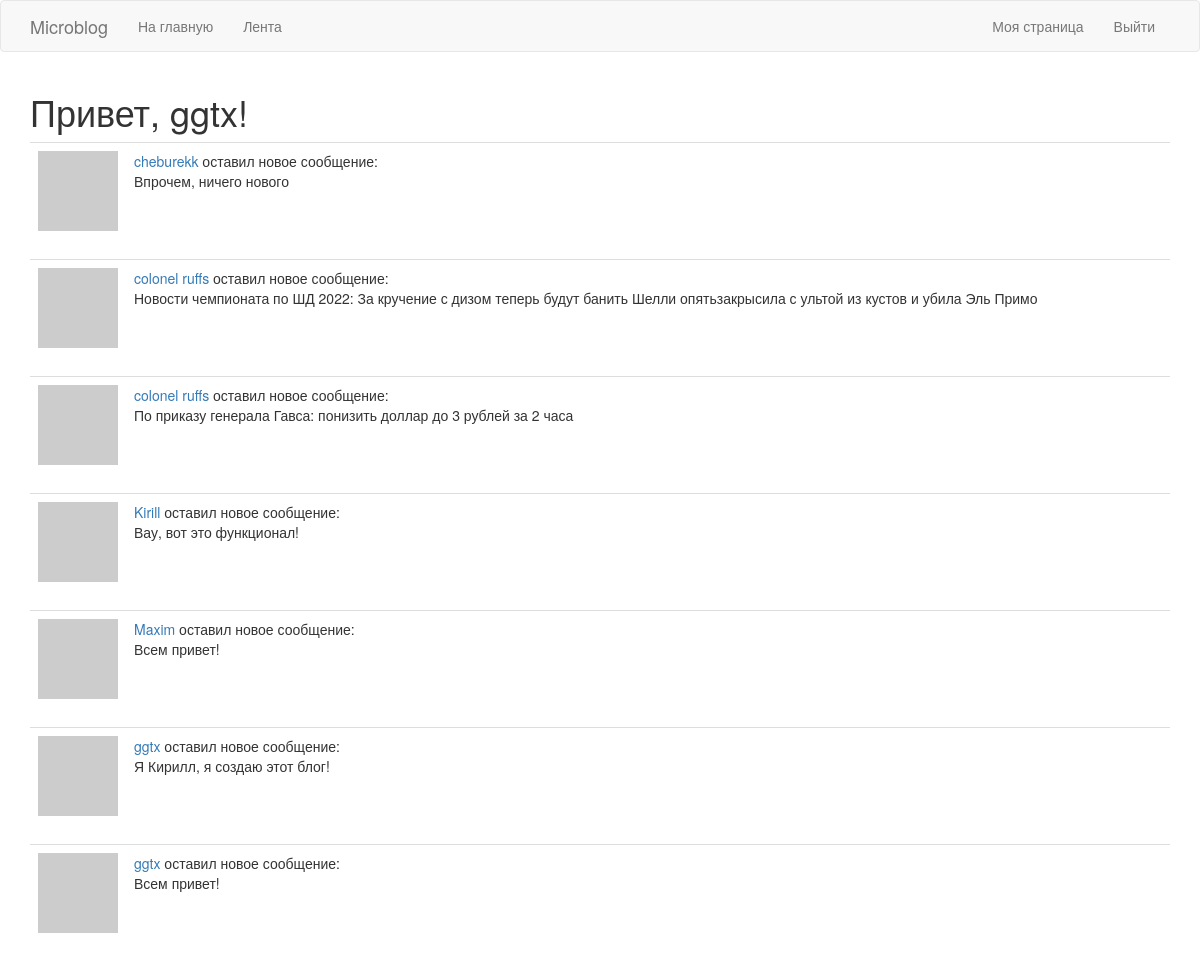
Page /explore (signed in) on the committed database.
### app/models.py (models this page shows, shortened)
class User(UserMixin, db.Model):
    id = db.Column(db.Integer, primary_key=True)
    username = db.Column(db.String(64), index=True, unique=True)
    email = db.Column(db.String(120), index=True, unique=True)
    password_hash = db.Column(db.String(128))
    posts = db.relationship('Post', backref='author', lazy='dynamic')
    about_me = db.Column(db.String(140))
    last_seen = db.Column(db.DateTime, default=datetime.utcnow)
    followed = db.relationship(
        'User', secondary=followers,
        primaryjoin=(followers.c.follower_id == id),
        secondaryjoin=(followers.c.followed_id == id),
        backref=db.backref('followers', lazy='dynamic'), lazy='dynamic')
    def avatar(self, size):
        digest = md5(self.email.lower().encode('utf-8')).hexdigest()
        return 'https://www.gravatar.com/avatar/{}?d=identicon&s={}'.format(
            digest, size)

class Post(db.Model):
    id = db.Column(db.Integer, primary_key=True)
    body = db.Column(db.String(140))
    timestamp = db.Column(db.DateTime, index=True, default=datetime.utcnow)
    user_id = db.Column(db.Integer, db.ForeignKey('user.id'))

### app/routes.py (the view)
@app.route('/explore')
@login_required
def explore():
    page = request.args.get('page', 1, type=int)
    """Получаем самые новые сообщения, делаем разбивку на страницы"""
    posts = Post.query.order_by(Post.timestamp.desc()).paginate(
        page, app.config['POSTS_PER_PAGE'], False
    )
    """Проверяем, существует ли следующая страница, в противном случае возвращаем None"""
    next_url = url_for(
        'explore', page=posts.next_num) if posts.has_next else None
    """Проверяем, существует ли предыдущая страница, в противном случае возвращаем None"""
    prev_url = url_for(
        'explore', page=posts.prev_num) if posts.has_prev else None
    return render_template('index.html', title='Home',
                           posts=posts.items, next_url=next_url, prev_url=prev_url)

### app/models.py (called while the page is built)
@login.user_loader
def load_user(id):
    return User.query.get(int(id))

### app/routes.py (called while the page is built)
@app.before_request
def before_request():
    if current_user.is_authenticated:
        current_user.last_seen = datetime.utcnow()
        db.session.commit()

### app/templates/index.html (shortened to what this page needs)
{% extends 'base.html' %}
{% import 'bootstrap/wtf.html' as wtf %}
    {% block app_content %}
        <h1>Привет, {{ current_user.username }}!</h1>
        {% for post in posts %}
            {% include '_post.html' %}
        {% endfor %}
    {% endblock %}

### app/templates/_post.html
<table class="table table-hover">
    <tr>
        <td width="70px">
            <a href="{{ url_for('user', username=post.author.username) }}">
                <img src="{{ post.author.avatar(70) }}">
            </a>
        </td>
        <td>
            <a href="{{ url_for('user', username=post.author.username) }}">
                {{ post.author.username }}
            </a>
            оставил новое сообщение:
            <br>
            {{ post.body }}
        </td>
    </tr>
</table>

### rows in the picture
User: username "ggtx"
Post: author.username "cheburekk", body "Впрочем, ничего нового"
Post: author.username "colonel ruffs", body "Новости чемпионата по ШД 2022: За кручение с дизом теперь будут банить Шелли опятьзакрысила с ультой из кустов и убила Эль Примо"
Post: author.username "colonel ruffs", body "По приказу генерала Гавса: понизить доллар до 3 рублей за 2 часа"
Post: author.username "Kirill", body "Вау, вот это функционал!"
Post: author.username "Maxim", body "Всем привет!"
Post: author.username "ggtx", body "Я Кирилл, я создаю этот блог!"
Post: author.username "ggtx", body "Всем привет!"
